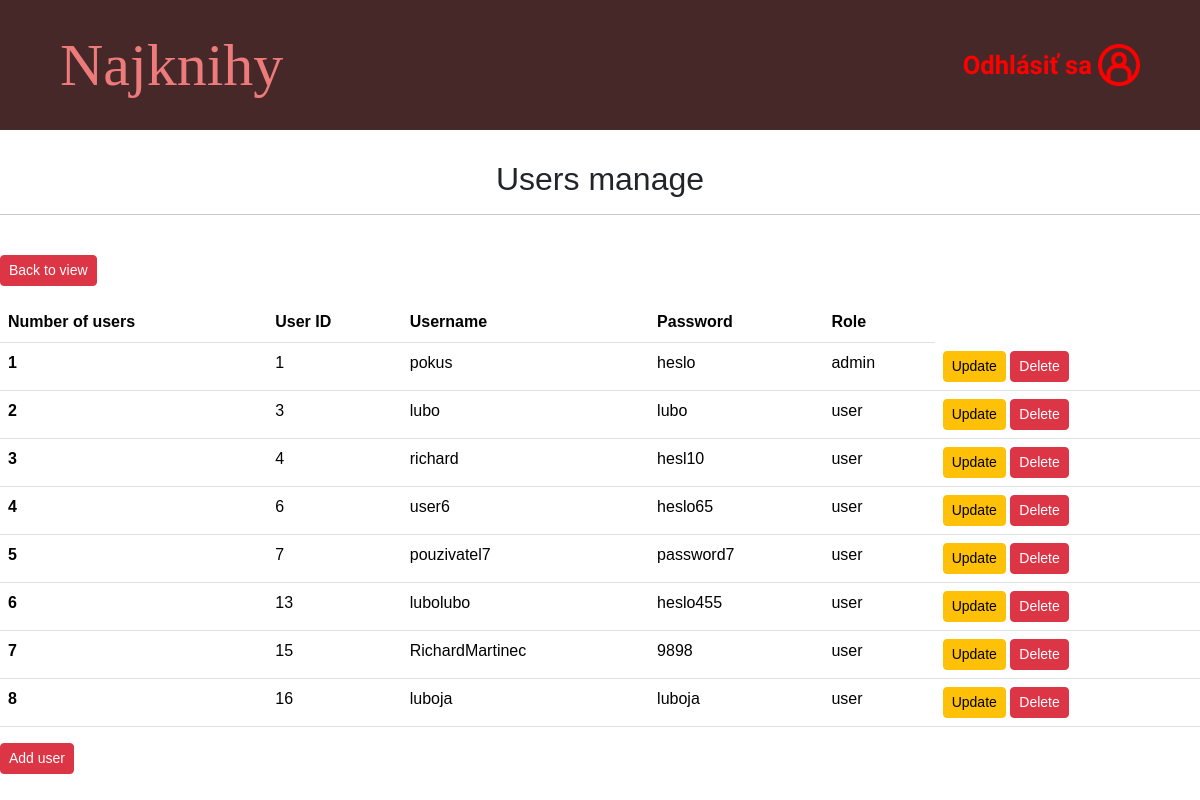
/users_manage.php (signed in), run on an earlier commit of the app's database.
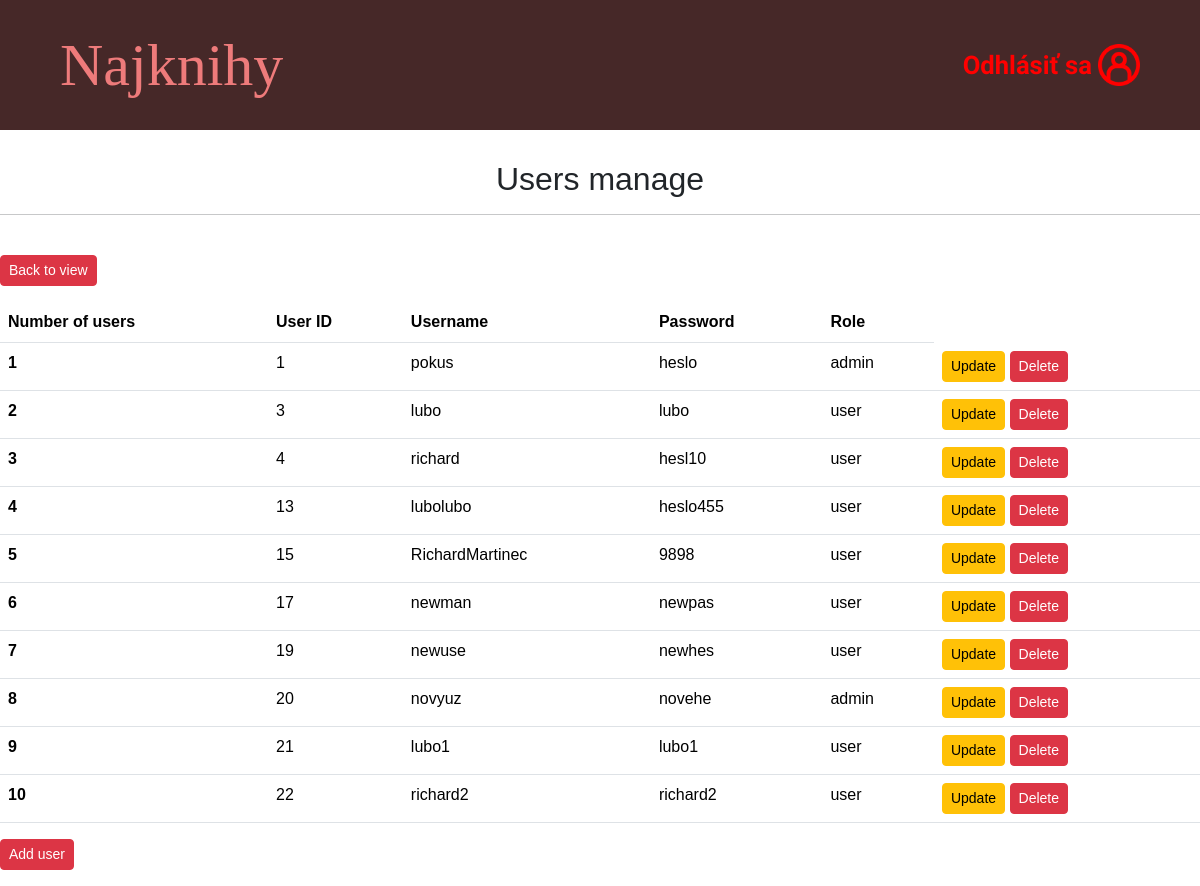
And on a later commit of the database.
### tables this page shows
CREATE TABLE `users` (
  `id` int(11) NOT NULL,
  `username` varchar(255) NOT NULL,
  `password` varchar(255) NOT NULL,
  `role` varchar(255) NOT NULL
);

### php/read_users.php (called while the page is built)
<?php
include 'connect_db.php';
$sql = "SELECT * FROM users";
$result = mysqli_query($con, $sql);
?>

### users_manage.php (the view, shortened to what this page needs)
<?php
include 'php/read_users.php';?>
<!doctype html>
<html lang="en">
<head>
    <link rel="stylesheet" href="https://cdn.jsdelivr.net/npm/bootstrap@5.3.3/dist/css/bootstrap.min.css">
    <link rel="stylesheet" href="css/style.css">
</head>
  <body>
    <header class="header">
        <nav class="nav_container">
                <h1 class="najknihy-logo">Najknihy</h1>
                <div class="sign_in_block">
                    <a href="logout.php" class="sign_in_text">Odhlásiť sa</a>
                    <img src="pictures/sign in icon.png" alt="sign in icon" class="sign_in_icon">
                </div>
        </nav>
    </header>
    <div class="wrapper">
        <h2>Users manage</h2><hr><br>
        <a href="view_admin.php" class="btn btn-danger btn-sm mb-3">Back to view</a>
        <table class="table">
            <thead>
                <tr>
                <th scope="col">Number of users</th>
                <th scope="col">User ID</th>
                <th scope="col">Username</th>
                <th scope="col">Password</th>
                <th scope="col">Role</th>
                </tr>
            </thead>
            <tbody>
                <?php
                    $user_number = 0;
                    while($row = mysqli_fetch_assoc($result)){
                    $user_number = $user_number+1;?>
                        <tr>
                            <th scope="row"><?php echo $user_number; ?></th>
                            <td><?php echo $row['id']; ?></td>
                            <td><?php echo $row['username']; ?></td>
                            <td><?php echo $row['password']; ?></td>
                            <td><?php echo $row['role']; ?></td>
                            <td>
                                <a href="update_user.php?id=<?php echo $row['id']; ?>" class="btn btn-warning btn-sm">Update</a>
                                <a href="php/delete_user.php?id=<?php echo $row['id']; ?>" class="btn btn-danger btn-sm">Delete</a>
                            </td>
                        </tr>
                    <?php } ?>
            </tbody>
        </table>
        <a href="add_user.php" class="btn btn-danger btn-sm mb-3">Add user</a>
        </div>
  </body>
</html>

What changed in the data, as far as the page shows it:
removed users: id "6", username "user6", password "heslo65", role "user"
removed users: id "7", username "pouzivatel7", password "password7", role "user"
removed users: id "16", username "luboja", password "luboja", role "user"
added users: id "17", username "newman", password "newpas", role "user"
added users: id "19", username "newuse", password "newhes", role "user"
added users: id "20", username "novyuz", password "novehe", role "admin"
added users: id "21", username "lubo1", password "lubo1", role "user"
added users: id "22", username "richard2", password "richard2", role "user"
